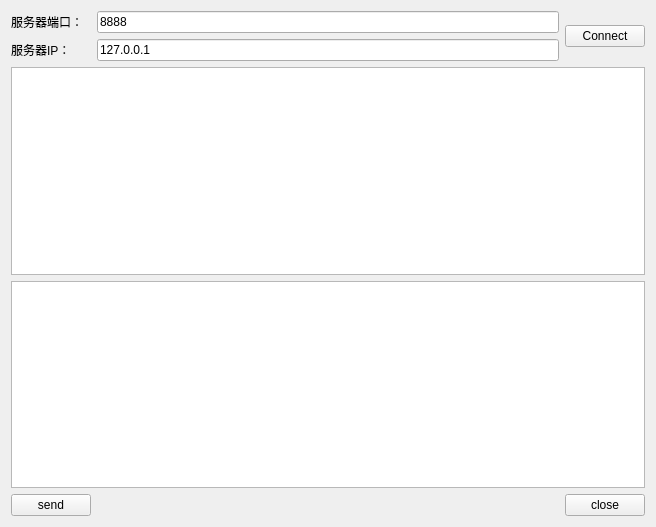
<?xml version="1.0" encoding="UTF-8"?>
<ui version="4.0">
 <class>ClientWidget</class>
 <widget class="QWidget" name="ClientWidget">
  <property name="geometry">
   <rect>
    <x>0</x>
    <y>0</y>
    <width>656</width>
    <height>527</height>
   </rect>
  </property>
  <property name="windowTitle">
   <string>Form</string>
  </property>
  <layout class="QGridLayout" name="gridLayout">
   <item row="0" column="0">
    <widget class="QLabel" name="label">
     <property name="text">
      <string>服务器端口：</string>
     </property>
    </widget>
   </item>
   <item row="0" column="1">
    <widget class="QLineEdit" name="lineEditPort">
     <property name="text">
      <string>8888</string>
     </property>
    </widget>
   </item>
   <item row="1" column="0">
    <widget class="QLabel" name="label_2">
     <property name="text">
      <string>服务器IP：</string>
     </property>
    </widget>
   </item>
   <item row="1" column="1">
    <widget class="QLineEdit" name="lineEditIp">
     <property name="text">
      <string>127.0.0.1</string>
     </property>
    </widget>
   </item>
   <item row="2" column="0" colspan="3">
    <widget class="QTextEdit" name="textEditRead">
     <property name="readOnly">
      <bool>true</bool>
     </property>
    </widget>
   </item>
   <item row="4" column="0">
    <widget class="QPushButton" name="buttonSend">
     <property name="text">
      <string>send</string>
     </property>
    </widget>
   </item>
   <item row="4" column="1">
    <spacer name="horizontalSpacer">
     <property name="orientation">
      <enum>Qt::Horizontal</enum>
     </property>
     <property name="sizeHint" stdset="0">
      <size>
       <width>453</width>
       <height>20</height>
      </size>
     </property>
    </spacer>
   </item>
   <item row="4" column="2">
    <widget class="QPushButton" name="buttonClose">
     <property name="text">
      <string>close</string>
     </property>
    </widget>
   </item>
   <item row="3" column="0" colspan="3">
    <widget class="QTextEdit" name="textEditWrite"/>
   </item>
   <item row="0" column="2" rowspan="2">
    <widget class="QPushButton" name="buttonConnect">
     <property name="text">
      <string>Connect</string>
     </property>
    </widget>
   </item>
  </layout>
 </widget>
 <resources/>
 <connections/>
</ui>
